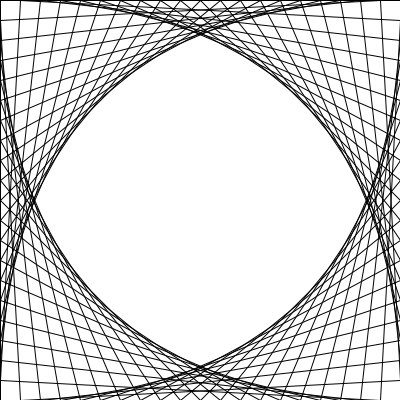
Frame 1 (no input)
Frame 60 (the mouse pressed at the canvas centre just before this capture): identical to frame 1, image omitted
Frame 120 (the mouse held since frame 60 and released just before this capture): identical to frame 1, image omitted

The Processing sketch that drew this single still picture (run headless with seeded random() and noise(); from frame 60 on, the mouse is pressed at the canvas centre):

// Processing sketch: processing_142316
// ── processing_142316.pde

// Thema 8, Grafik Java Applet
// Schulinformatik
// Roland Richter
// Implementiert in Processing (http://processing.org)

void setup() 
{
    size(400, 400);
}


void draw()
{
    background(255);
    
    for (int i = 0; i < 20; ++i) {
        line(0, 400 - 20*i, 20*i, 0);
        line(0, 20*i, 20*i, 400);
        line(20*i, 0, 400, 20*i);
        line(20*i, 400, 400, 400 - 20*i);
    }
}
